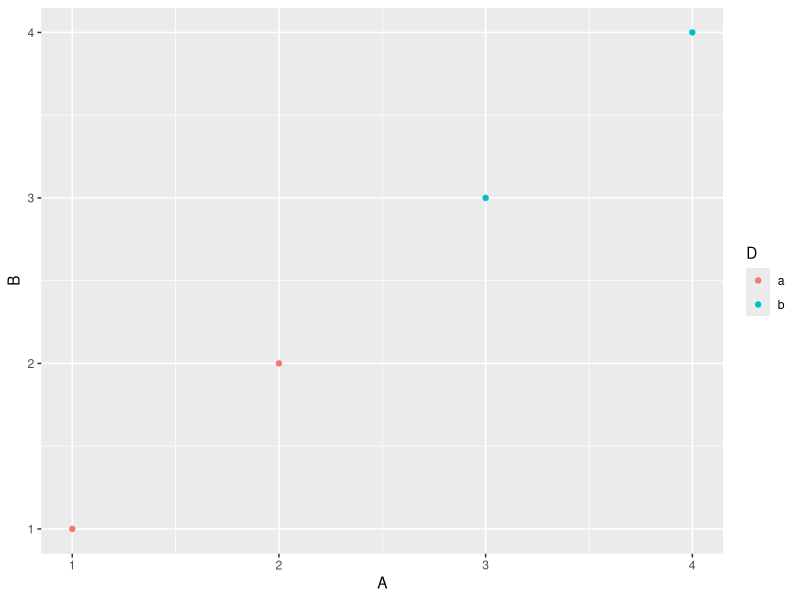

The R source for this figure:
## ---- chunk 1
knitr::opts_chunk$set(echo = FALSE)
## ---- chunk 2
library(tidyverse)
library(lubridate)
library(knitr)
## ---- chunk 3
# Load packages
library(dplyr)
library(ggplot2)

# Create data frame
simple_ex <-
  data_frame(
    A = c(1, 2, 3, 4),
    B = c(1, 2, 3, 4),
    C = c(3, 2, 1, 2),
    D = c("a", "a", "b", "b")
  )
## ---- chunk 4
ggplot(data=simple_ex, aes(x=A, y=B, color=D)) + 
  geom_point()
